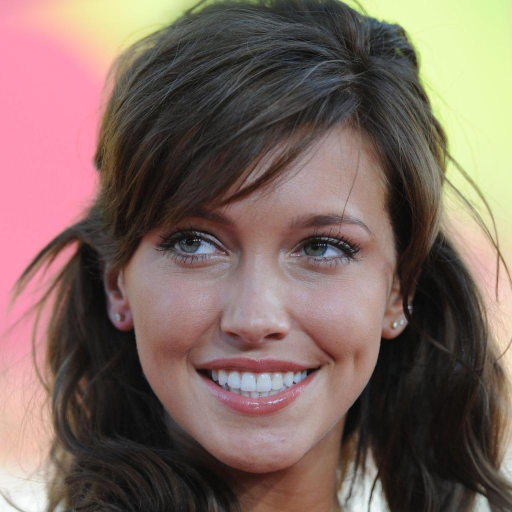
#> input picture data/test.jpg, 1024 x 1024 px (shown at 1/2 size)
$ python -i degradation.py   (imports and definitions only)
#> lines starting #> are read from the running program, lines starting #| are printed output that depends on the picture
import os.path
import io
import zipfile
# from data.base_dataset import BaseDataset, get_params, get_transform, normalize
# from data.image_folder import make_dataset
from PIL import Image
import cv2
import torchvision.transforms as transforms
import numpy as np
import random
from io import BytesIO
# from albumentations import MedianBlur,MotionBlur
# from motionblur.motionblur import Kernel
from scipy import ndimage, misc

def pil_to_np(img_PIL):
    '''Converts image in PIL format to np.array.

    From W x H x C [0...255] to C x W x H [0..1]
    '''
    ar = np.array(img_PIL)

    if len(ar.shape) == 3:
        ar = ar.transpose(2, 0, 1)
    else:
        ar = ar[None, ...]

    return ar.astype(np.float32) / 255.


def np_to_pil(img_np):
    '''Converts image in np.array format to PIL image.

    From C x W x H [0..1] to  W x H x C [0...255]
    '''
    ar = np.clip(img_np * 255, 0, 255).astype(np.uint8)

    if img_np.shape[0] == 1:
        ar = ar[0]
    else:
        ar = ar.transpose(1, 2, 0)

    return Image.fromarray(ar)


# [20 lines left out: function synthesize_salt_pepper, not called in this run]

def synthesize_gaussian(image,std_l,std_r):

    ## Give PIL, return the noisy PIL

    img_pil=pil_to_np(image)

    mean=0
    std=random.uniform(std_l/255.,std_r/255.)
    gauss=np.random.normal(loc=mean,scale=std,size=img_pil.shape)
    noisy=img_pil+gauss
    noisy=np.clip(noisy,0,1).astype(np.float32)

    return np_to_pil(noisy)

def median_blur_ndimage(img):

    filter_size=random.randint(3,17)
    results=ndimage.median_filter(np.array(img),size=(filter_size,filter_size,1))

    return Image.fromarray(results.astype(np.uint8))


# [30 lines of commented-out code are left out]

# [72 lines left out: functions synthesize_speckle, synthesize_low_resolution, convertToJpeg, blur_image_v2, online_add_degradation, not called in this run]


# [25 lines of commented-out code are left out]


def online_add_degradation_v3(img):  ## Remove motion blur of v2

    task_id=np.random.permutation(4)

    for x in task_id:

        if x==0 and random.uniform(0,1)<0.5:

            img = blur_image_v2(img)

        if x==1 and random.uniform(0,1)<0.7:
                img = synthesize_gaussian(img, 5, 50)
        if x==2 and random.uniform(0,1)<0.7:
            img=synthesize_low_resolution(img)
        if x==3 and random.uniform(0,1)<0.7:
            img=convertToJpeg(img,random.randint(15,100))


    if random.uniform(0,1)<0.8:
        img=median_blur_ndimage(img)

    return img


# [14 lines not run here, left out]

>>> import cv2
>>> picture = cv2.imread('test.jpg')
#> picture is the input picture: shape (1024, 1024, 3); mean B, G, R 96.6, 104.4, 125.6
>>> result = online_add_degradation_v3(picture)
#> in median_blur_ndimage, `results=ndimage.median_filter(np.array(img),size=(filter_size,filter_s..`:
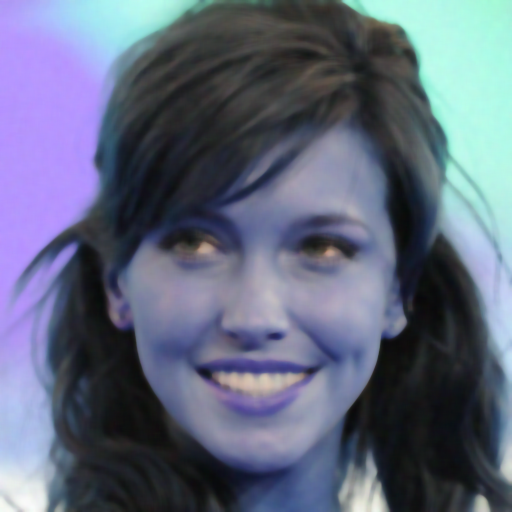
#> results: shape (1024, 1024, 3) (shown at 1/2 size); mean R, G, B 96.1, 103.9, 125.1
